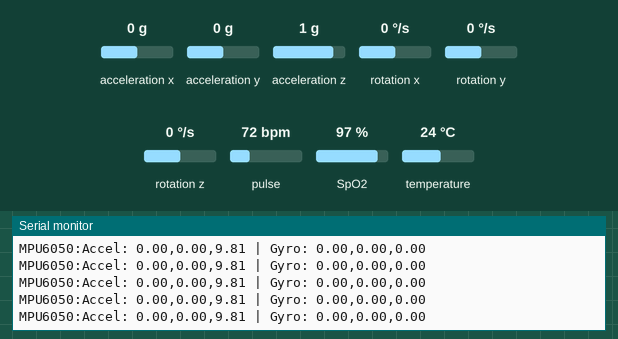
The sketch below on a simulated Arduino Uno, built with avr-gcc and run on an emulated ATmega328P. On the bench: the last lines printed to the serial monitor. Inputs (shaded band) come from the test bench; at power-on: acceleration x 0 g, acceleration y 0 g, acceleration z 1 g, rotation x 0 °/s, rotation y 0 °/s, rotation z 0 °/s, pulse 72 bpm, SpO2 97 %, temperature 24 °C.

Above: at 1.2 s.
1.3 s: acceleration x set to -0.2 g
At 1.8 s:
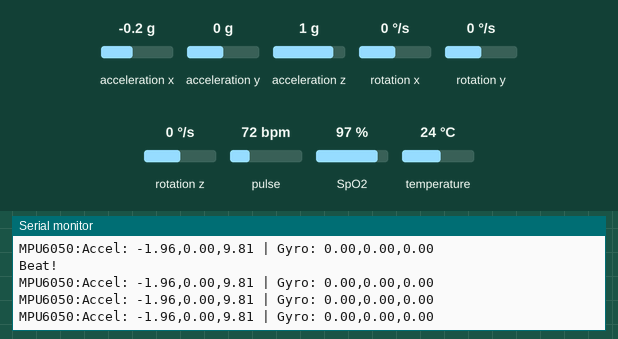
5.7 s: acceleration y set to -0.2 g
At 6.4 s:
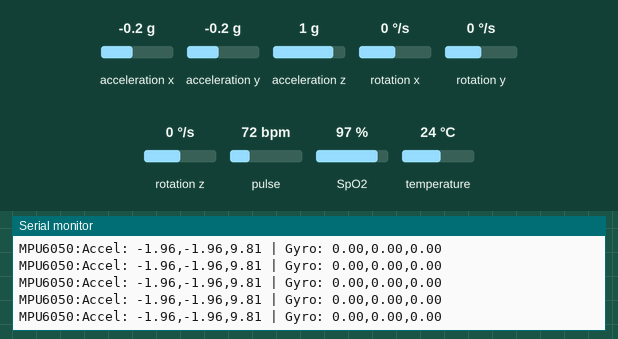
10.1 s: acceleration z set to 0.1 g
At 11.0 s:
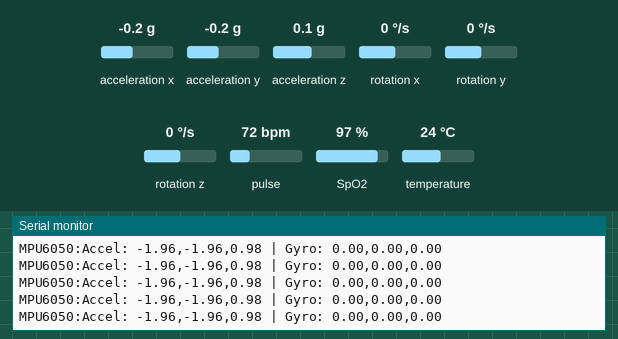
14.5 s: acceleration z set to -0.2 g
At 15.3 s:
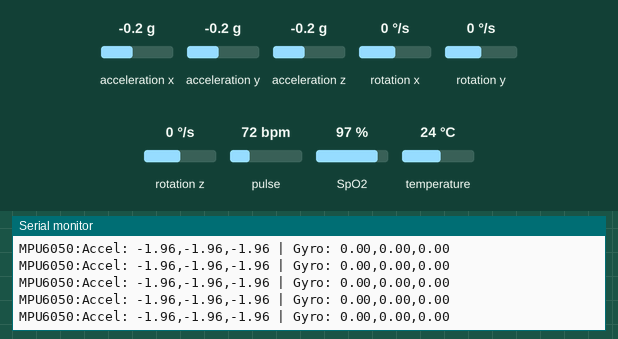
Timing chart, 0 to 17.5 s (numbered marks = the images above; inputs shaded):
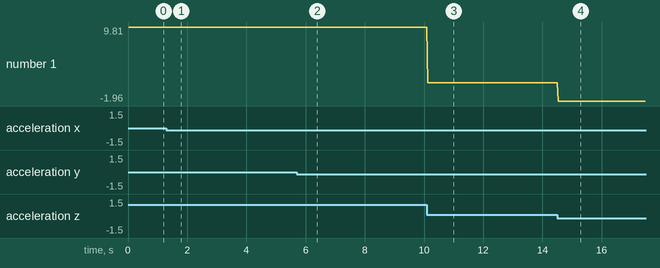

Measured:
- after the input at 1.3 s, the serial monitor: prints a new line at once (image 1)
- after the input at 5.7 s, the serial monitor: prints a new line at once (image 2)
- after the input at 10.1 s, the serial monitor: prints a new line at once (image 3)
- after the input at 14.5 s, the serial monitor: prints a new line at once (image 4)
- plotted number 1: 9.81 → 0.98 after the input at 10.1 s

The sketch:

Test_MPUandMAX.ino
```cpp
#include <Wire.h>
#include <Adafruit_MPU6050.h>
#include <Adafruit_Sensor.h>
#include <MAX30100_PulseOximeter.h>


Adafruit_MPU6050 mpu;
PulseOximeter pox;

uint32_t tsLastReport = 0;

void onBeatDetected() {
    Serial.println("Beat!");
}

void setup() {
    Serial.begin(19200);
    while (!Serial);

    // Initialize MPU6050
    if (!mpu.begin()) {
        Serial.println("Failed to find MPU6050 chip");
        while (1) {
            delay(10);
        }
    }
    mpu.setAccelerometerRange(MPU6050_RANGE_8_G);
    mpu.setGyroRange(MPU6050_RANGE_500_DEG);
    mpu.setFilterBandwidth(MPU6050_BAND_21_HZ);
    Serial.println("MPU6050 Found!");

    // Initialize MAX30100
    Serial.print("Initializing pulse oximeter..");
    if (!pox.begin()) {
        Serial.println("FAILED");
        while (1) {
            delay(10);
        }
    } else {
        Serial.println("SUCCESS");
    }
    pox.setIRLedCurrent(MAX30100_LED_CURR_7_6MA);
    pox.setOnBeatDetectedCallback(onBeatDetected);
}

void loop() {
    // Read data from MPU6050
    sensors_event_t a, g, temp;
    mpu.getEvent(&a, &g, &temp);

    // Send MPU6050 gyro data to Serial Monitor
    Serial.print("MPU6050:");
    Serial.print("Accel: ");
    Serial.print(a.acceleration.x);
    Serial.print(",");
    Serial.print(a.acceleration.y);
    Serial.print(",");
    Serial.print(a.acceleration.z);
    Serial.print(" | Gyro: ");
    Serial.print(g.gyro.x);
    Serial.print(",");
    Serial.print(g.gyro.y);
    Serial.print(",");
    Serial.println(g.gyro.z);

    // Read data from MAX30100
    pox.update();

    // Send MAX30100 HR and SpO2 data to Serial Plotter
    if (millis() - tsLastReport > 1000) {
        Serial.print("HRSpO2:");
        Serial.print(pox.getHeartRate());
        Serial.print(",");
        Serial.println(pox.getSpO2());

        tsLastReport = millis();
    }

    delay(10); // Adjust delay as needed
}
```
